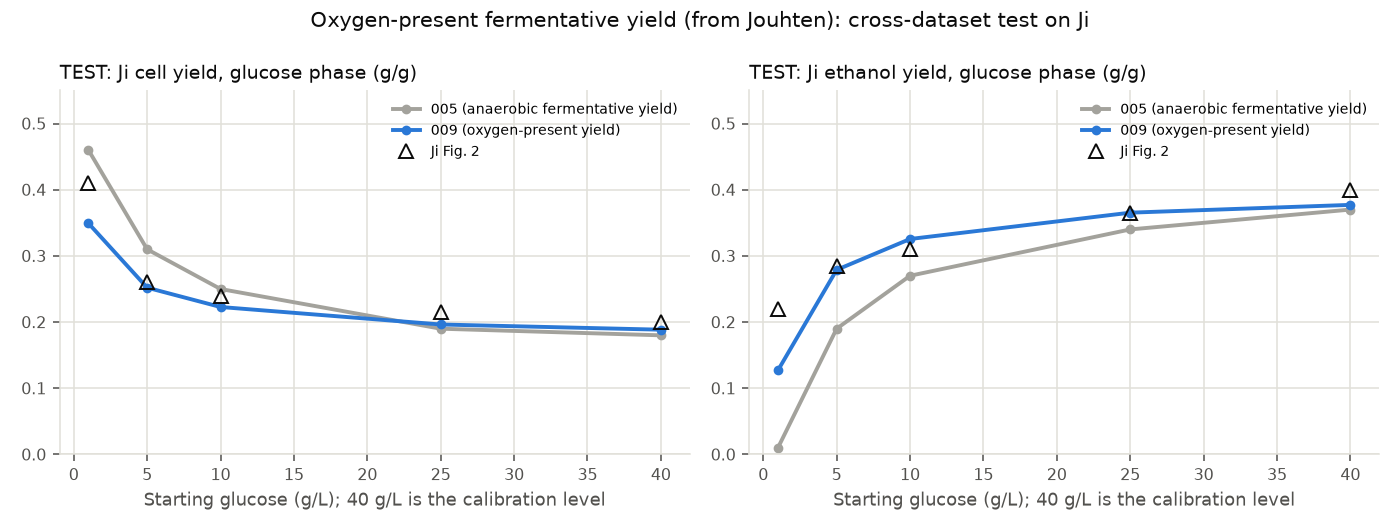

Here is the Python script that generated this plot:
# /// script
# requires-python = ">=3.11"
# dependencies = ["numpy", "scipy", "matplotlib"]
# ///
"""EXPLORATORY: a fermentative yield for cells that still have some oxygen, then cross-dataset tests.

Follows 008 (see docs/reviews/2026-09-25-oxygen-limited-cells.md). Agreed with Jakob:
1. CALIBRATE one number, the cell yield of fermented sugar when oxygen is present (Y_RED_OX), on the
   oxygen-limited Jouhten et al. 2008 chemostats (2.8, 1.0 and 0.5 % O2). The anaerobic value (0.10)
   stays for cells without any oxygen.
   Ethanol per fermented glucose follows from the carbon balance: mol ethanol = (6 - C-mol cells) / 3.
2. Re-calibrate the 005 cell model on its usual calibration data (Ji 40 g/L + van Hoek chemostat), now
   with Y_RED_OX for aerobic overflow, because Ji's overflow happens in cells WITH oxygen.
3. TEST, never fitted: Ji et al. Figure 2 (does the round 1 carbon gap close?), the compiled 8 g/L
   batch, and the Moreno-Paz fed-batch (via 007).

005 and 007 are reused unchanged by loading them and replacing their yield constants.

Run with:  uv run explorations/009_oxygen_present_yield.py
"""

import csv
import importlib.util
from pathlib import Path

import matplotlib.pyplot as plt
import numpy as np
from scipy.optimize import minimize_scalar

HERE = Path(__file__).parent
MW_GLC, MW_ETOH, MW_X = 180.16, 46.07, 24.6
Y_OX, O2_PER_GLC_RESP, D_JOUHTEN, S_IN_JOUHTEN = 0.48, 2.31, 0.10, 10.0


def ethanol_yield(y_red: float) -> float:
    """g ethanol per g glucose fermented, from the carbon balance for a given fermentative cell yield."""
    cx = y_red * MW_GLC / MW_X  # C-mol cells per mol glucose
    return (6 - cx) / 3 * MW_ETOH / MW_GLC


def load_module(name: str):
    spec = importlib.util.spec_from_file_location(name.replace(".py", ""), HERE / name)
    mod = importlib.util.module_from_spec(spec)
    spec.loader.exec_module(mod)
    return mod


# --- Step 1: calibrate Y_RED_OX on Jouhten's oxygen-limited conditions ---
def jouhten_rows():
    lines = [l for l in open(HERE / "data" / "jouhten2008_oxygen_chemostat.csv") if not l.startswith("#")]
    return [r for r in csv.DictReader(lines)]


def jouhten_steady_state(our: float, y_red: float):
    q_resp = min(D_JOUHTEN / Y_OX, our / O2_PER_GLC_RESP * MW_GLC / 1000)
    q_over = (D_JOUHTEN - Y_OX * q_resp) / y_red
    qs = q_resp + q_over
    return qs / MW_GLC * 1000, ethanol_yield(y_red) * q_over / MW_ETOH * 1000, D_JOUHTEN * S_IN_JOUHTEN / qs


def calibrate_y_red_ox() -> float:
    limited = [r for r in jouhten_rows() if 0 < float(r["o2_inlet_pct"]) < 20]

    def err(y):
        e = 0.0
        for r in limited:
            _, me, mx = jouhten_steady_state(float(r["OUR"]), y)
            e += ((me - float(r["q_ethanol"])) / 3.0) ** 2 + ((mx - float(r["biomass_g_per_L"])) / 3.0) ** 2
        return e

    return minimize_scalar(err, bounds=(0.05, 0.45), method="bounded").x


def main() -> None:
    y_red_ox = calibrate_y_red_ox()
    y_etoh_ox = ethanol_yield(y_red_ox)
    print(f"Step 1, calibrated on Jouhten oxygen-limited chemostats: Y_RED_OX = {y_red_ox:.3f} g/g, "
          f"ethanol {y_etoh_ox:.3f} g/g (anaerobic: 0.10 / {ethanol_yield(0.10):.3f})")
    for r in jouhten_rows():
        _, me, mx = jouhten_steady_state(float(r["OUR"]), y_red_ox if float(r["OUR"]) > 0 else 0.10)
        print(f"  {r['o2_inlet_pct']:>5}% {r['culture']:>2}  ethanol {me:5.2f} vs {float(r['q_ethanol']):5.2f}   "
              f"biomass {mx:5.2f} vs {float(r['biomass_g_per_L']):5.2f}")

    # --- Step 2: re-calibrate 005 with the oxygen-present fermentative yield ---
    m5 = load_module("005_state_dependent_uptake.py")
    m5.Y_RED, m5.Y_ETOH = y_red_ox, y_etoh_ox
    ji, vh, hb = m5.load_csv("ji2016_fig1_40gL.csv"), m5.load_csv("vanhoek1998_chemostat.csv"), m5.load_csv("compiled_batch_8gL.csv")
    p = m5.calibrate(ji, vh)
    print("\nStep 2, 005 re-calibrated on Ji 40 g/L + van Hoek with Y_RED_OX:")
    print("  " + "  ".join(f"{k}={v:.3f}" for k, v in p.__dict__.items() if k not in ("ye_ratio", "dilution", "s_feed")))
    chem_err = []
    for d, qg, qe in zip(vh["D_per_h"], vh["q_glucose"], vh["q_ethanol"]):
        m_qg, m_qe, _ = m5.chemostat_steady_state(p, d)
        chem_err.append((d, m_qg / MW_GLC * 1000, qg, m_qe / MW_ETOH * 1000, qe))
    print("  chemostat (calibration) D: glucose / ethanol model vs data")
    for d, a, b, c, e in chem_err:
        print(f"    {d:5.3f}: {a:5.2f} vs {b:5.2f}   {c:5.2f} vs {e:5.2f}")

    # --- Step 3a: Ji Figure 2 test ---
    x0 = ji["cells_g_per_L"][0]
    levels = sorted(m5.FIG2)
    table = [m5.glucose_phase_yields(*m5.simulate_batch(p, s0, x0, 40.0), s0, x0) for s0 in levels]
    old = {1: (0.46, 0.01), 5: (0.31, 0.19), 10: (0.25, 0.27), 25: (0.19, 0.34), 40: (0.18, 0.37)}  # 005 output
    print("\nStep 3a, TEST Ji Fig. 2 (cells / ethanol, g/g): new model | 005 | Ji")
    for s0, (mx, me) in zip(levels, table):
        print(f"  {s0:>3} g/L  {mx:.2f} / {me:.2f}  |  {old[s0][0]:.2f} / {old[s0][1]:.2f}  |  "
              f"{m5.FIG2[s0][0]:.2f} / {m5.FIG2[s0][1]:.2f}{'  (calibration level)' if s0 == 40 else ''}")
    hx0 = hb["cells_g_per_L"][0]
    i_end = int(np.argmax(hb["glucose_g_per_L"] <= 0))
    my = m5.glucose_phase_yields(*m5.simulate_batch(p, 8.0, hx0, 30.0, r0=0.0, with_ye=False), 8.0, hx0)
    print(f"  compiled 8 g/L batch: {my[0]:.2f} / {my[1]:.2f}  |  005: 0.26 / 0.25  |  data "
          f"{(hb['cells_g_per_L'][i_end] - hx0) / 8:.2f} / {hb['ethanol_g_per_L'][i_end] / 8:.2f}")

    # --- Step 3b: fed-batch test via 007 with the new cell parameters ---
    m7 = load_module("007_fed_batch.py")
    m7.Y_RED, m7.Y_ETOH = y_red_ox, y_etoh_ox
    m7.QS_MAX, m7.QCRIT_MIN, m7.QCRIT_MAX, m7.K_REC = p.qs_max, p.qcrit_min, p.qcrit_max, p.k_rec
    m7.QE_MAX, m7.Y_XE, m7.KS_LOW_AFF = p.qe_max, p.y_xe, p.ks_low_aff
    m7.STOICH = m7.route_stoichiometry()
    t, y, gas = m7.simulate(0.05, 0.0)
    t_d, our_d, cpr_d, bio_d = m7.load_data()
    print("\nStep 3b, TEST fed-batch (base case): OUR model vs data, biomass model vs data")
    for tc in (10, 15, 25, 45, 70, 98):
        msk = (t_d > tc - 0.5) & (t_d < tc + 0.5)
        i = int(np.argmin(abs(t - tc)))
        print(f"  t={tc:3d} h  OUR {gas[i, 0]:6.1f} vs {np.nanmean(our_d[msk]):6.1f}")
    for tb, b in zip(t_d[~np.isnan(bio_d)], bio_d[~np.isnan(bio_d)]):
        print(f"  t={tb:6.1f} h  biomass {np.interp(tb, t, y[0]):6.2f} vs {b:6.2f}")

    plot(levels, table, old, m5.FIG2)


def plot(levels, table, old, fig2) -> None:
    ink, muted, grid, blue = "#0b0b0b", "#52514e", "#e1e0d9", "#2a78d6"
    fig, axes = plt.subplots(1, 2, figsize=(10, 3.8))
    for ax, j, title in ((axes[0], 0, "TEST: Ji cell yield, glucose phase (g/g)"),
                         (axes[1], 1, "TEST: Ji ethanol yield, glucose phase (g/g)")):
        ax.plot(levels, [old[s][j] for s in levels], color="#a3a29c", linewidth=2, marker="o", ms=4, label="005 (anaerobic fermentative yield)")
        ax.plot(levels, [v[j] for v in table], color=blue, linewidth=2, marker="o", ms=4, label="009 (oxygen-present yield)")
        ax.plot(levels, [fig2[s][j] for s in levels], "^", mfc="none", mec=ink, ms=7, label="Ji Fig. 2")
        ax.set_ylim(0, 0.55)
        ax.set_title(title, loc="left", color=ink, fontsize=10)
        ax.set_xlabel("Starting glucose (g/L); 40 g/L is the calibration level", color=muted, fontsize=9)
        ax.grid(True, color=grid, linewidth=0.8)
        ax.tick_params(colors=muted, labelsize=8)
        for side in ("top", "right"):
            ax.spines[side].set_visible(False)
        for side in ("left", "bottom"):
            ax.spines[side].set_color(grid)
        ax.legend(fontsize=7, frameon=False)
    fig.suptitle("Oxygen-present fermentative yield (from Jouhten): cross-dataset test on Ji", color=ink, fontsize=11)
    fig.tight_layout()
    fig.savefig(HERE / "009_oxygen_present_yield.png", dpi=140)


if __name__ == "__main__":
    main()
